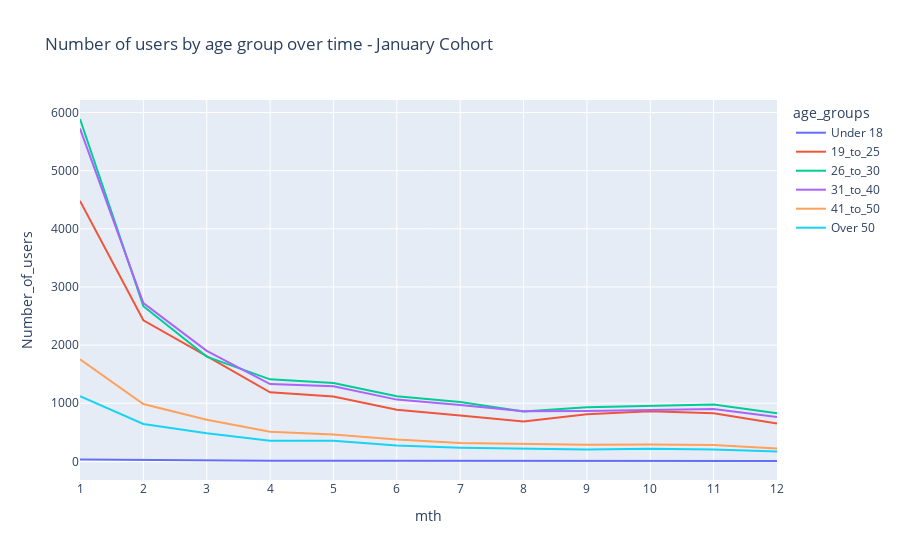

Notebook cell for this chart:
### Code cell
fig = px.line(df, x='mth', y='Number_of_users', color='age_groups', title = 'Number of users by age group over time - January Cohort')
fig.update_xaxes(dtick = 1)
fig.show(renderer="svg")

### Figure 1 — Plotly figure (JSON) as saved in the notebook; plotly's stock layout.template omitted (floating-point values rounded to 4 significant figures)
{"data": [{"hovertemplate": "age_groups=Under 18<br>mth=%{x}<br>Number_of_users=%{y}<extra></extra>", "legendgroup": "Under 18", "line": {"color": "#636efa", "dash": "solid"}, "marker": {"symbol": "circle"}, "mode": "lines", "name": "Under 18", "orientation": "v", "showlegend": true, "type": "scatter", "x": [1, 2, 3, 4, 5, 6, 7, 8, 9, 10, 11, 12], "xaxis": "x", "y": [32, 23, 17, 9, 10, 8, 8, 11, 11, 10, 8, 6], "yaxis": "y"}, {"hovertemplate": "age_groups=19_to_25<br>mth=%{x}<br>Number_of_users=%{y}<extra></extra>", "legendgroup": "19_to_25", "line": {"color": "#EF553B", "dash": "solid"}, "marker": {"symbol": "circle"}, "mode": "lines", "name": "19_to_25", "orientation": "v", "showlegend": true, "type": "scatter", "x": [1, 2, 3, 4, 5, 6, 7, 8, 9, 10, 11, 12], "xaxis": "x", "y": [4481, 2427, 1811, 1187, 1117, 889, 788, 685, 810, 861, 827, 650], "yaxis": "y"}, {"hovertemplate": "age_groups=26_to_30<br>mth=%{x}<br>Number_of_users=%{y}<extra></extra>", "legendgroup": "26_to_30", "line": {"color": "#00cc96", "dash": "solid"}, "marker": {"symbol": "circle"}, "mode": "lines", "name": "26_to_30", "orientation": "v", "showlegend": true, "type": "scatter", "x": [1, 2, 3, 4, 5, 6, 7, 8, 9, 10, 11, 12], "xaxis": "x", "y": [5889, 2669, 1802, 1411, 1348, 1119, 1020, 858, 932, 953, 978, 829], "yaxis": "y"}, {"hovertemplate": "age_groups=31_to_40<br>mth=%{x}<br>Number_of_users=%{y}<extra></extra>", "legendgroup": "31_to_40", "line": {"color": "#ab63fa", "dash": "solid"}, "marker": {"symbol": "circle"}, "mode": "lines", "name": "31_to_40", "orientation": "v", "showlegend": true, "type": "scatter", "x": [1, 2, 3, 4, 5, 6, 7, 8, 9, 10, 11, 12], "xaxis": "x", "y": [5724, 2722, 1901, 1329, 1293, 1062, 969, 863, 866, 886, 902, 762], "yaxis": "y"}, {"hovertemplate": "age_groups=41_to_50<br>mth=%{x}<br>Number_of_users=%{y}<extra></extra>", "legendgroup": "41_to_50", "line": {"color": "#FFA15A", "dash": "solid"}, "marker": {"symbol": "circle"}, "mode": "lines", "name": "41_to_50", "orientation": "v", "showlegend": true, "type": "scatter", "x": [1, 2, 3, 4, 5, 6, 7, 8, 9, 10, 11, 12], "xaxis": "x", "y": [1755, 985, 715, 510, 461, 375, 315, 294, 285, 288, 282, 221], "yaxis": "y"}, {"hovertemplate": "age_groups=Over 50<br>mth=%{x}<br>Number_of_users=%{y}<extra></extra>", "legendgroup": "Over 50", "line": {"color": "#19d3f3", "dash": "solid"}, "marker": {"symbol": "circle"}, "mode": "lines", "name": "Over 50", "orientation": "v", "showlegend": true, "type": "scatter", "x": [1, 2, 3, 4, 5, 6, 7, 8, 9, 10, 11, 12], "xaxis": "x", "y": [1121, 642, 482, 354, 354, 274, 235, 220, 205, 218, 203, 168], "yaxis": "y"}], "layout": {"legend": {"title": {"text": "age_groups"}, "tracegroupgap": 0}, "title": {"text": "Number of users by age group over time - January Cohort"}, "xaxis": {"anchor": "y", "domain": [0, 1], "dtick": 1, "title": {"text": "mth"}}, "yaxis": {"anchor": "x", "domain": [0, 1], "title": {"text": "Number_of_users"}}}}
